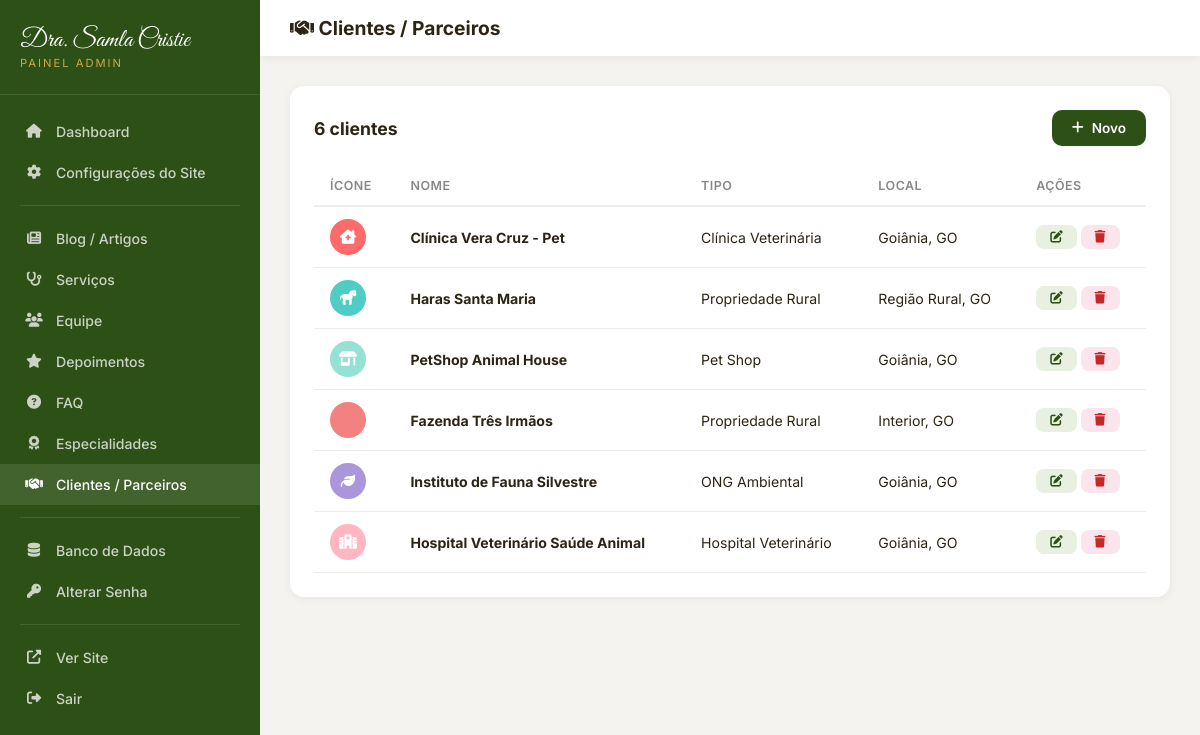
Screenshot of /admin/clients.php (signed in) with the database file from the repository.
### tables this page shows
CREATE TABLE IF NOT EXISTS `clients` (
    `id` INT AUTO_INCREMENT PRIMARY KEY,
    `name` VARCHAR(200) NOT NULL,
    `type` VARCHAR(100),
    `description` TEXT,
    `logo_icon` VARCHAR(50) DEFAULT 'fas fa-hospital',
    `logo_color` VARCHAR(20) DEFAULT '#2d5016',
    `location` VARCHAR(200),
    `sort_order` INT DEFAULT 0,
    `active` TINYINT(1) DEFAULT 1,
    `created_at` TIMESTAMP DEFAULT CURRENT_TIMESTAMP
);

### config.php (called while the page is built, shortened)
<?php
function e($str) {
    return htmlspecialchars($str ?? '', ENT_QUOTES, 'UTF-8');
}

### admin/clients.php (the view, shortened to what this page needs)
<?php
$db = getDB(); $msg = ''; $editItem = null;
$items=$db->query("SELECT * FROM clients ORDER BY sort_order")->fetchAll();
?>
<!DOCTYPE html><html lang="pt-BR"><head><meta charset="UTF-8"><meta name="viewport" content="width=device-width,initial-scale=1.0"><title>Clientes - Admin</title>
<link rel="stylesheet" href="https://cdnjs.cloudflare.com/ajax/libs/font-awesome/6.5.1/css/all.min.css"><link rel="stylesheet" href="admin.css"></head><body>
<div class="admin-wrapper"><?php include 'sidebar.php'; ?>
<div class="main-content"><div class="topbar"><div style="display:flex;align-items:center;gap:12px;"><h2><i class="fas fa-handshake"></i> Clientes / Parceiros</h2></div></div>
<div class="content">
<?php if($editItem!==null):?>
<div class="admin-card"><form method="POST"><input type="hidden" name="id" value="<?=e($editItem['id'])?>">
<div class="form-grid">
<div class="form-group"><label>Nome</label><input type="text" name="name" value="<?=e($editItem['name'])?>" required></div>
<div class="form-group"><label>Tipo (ex: Clínica, Pet Shop)</label><input type="text" name="type" value="<?=e($editItem['type'])?>"></div>
<div class="form-group form-full"><label>Descrição</label><textarea name="description" rows="3"><?=e($editItem['description'])?></textarea></div>
<div class="form-group"><label>Ícone (FontAwesome)</label><input type="text" name="logo_icon" value="<?=e($editItem['logo_icon'])?>"></div>
<div class="form-group"><label>Cor do Ícone</label><input type="color" name="logo_color" value="<?=e($editItem['logo_color'])?>"></div>
<div class="form-group"><label>Localização</label><input type="text" name="location" value="<?=e($editItem['location'])?>"></div>
<div class="form-group"><label>Ordem</label><input type="number" name="sort_order" value="<?=e($editItem['sort_order'])?>"></div>
<div class="form-group"><label style="margin-bottom:10px;">Status</label><label style="display:flex;align-items:center;gap:8px;font-size:0.9rem;text-transform:none;letter-spacing:0;"><input type="checkbox" name="active" <?=$editItem['active']?'checked':''?>> Ativo</label></div>
</div><div class="form-actions"><button type="submit" class="btn-save"><i class="fas fa-save"></i> Salvar</button><a href="clients.php" class="btn-cancel">Cancelar</a></div></form></div>
<?php else:?>
<div class="admin-card"><div class="admin-card-header"><h3><?=count($items)?> clientes</h3><a href="clients.php?new=1" class="btn-add"><i class="fas fa-plus"></i> Novo</a></div>
<table class="admin-table"><thead><tr><th>Ícone</th><th>Nome</th><th>Tipo</th><th>Local</th><th>Ações</th></tr></thead><tbody>
<?php foreach($items as $i):?><tr>
<td><div style="width:36px;height:36px;border-radius:50%;background:<?=e($i['logo_color'])?>;color:#fff;display:flex;align-items:center;justify-content:center;font-size:0.9rem;"><i class="<?=e($i['logo_icon'])?>"></i></div></td>
<td><strong><?=e($i['name'])?></strong></td><td><?=e($i['type'])?></td><td><?=e($i['location'])?></td>
<td><a href="clients.php?edit=<?=$i['id']?>" class="btn-sm btn-edit"><i class="fas fa-edit"></i></a> <a href="clients.php?delete=<?=$i['id']?>" class="btn-sm btn-delete" onclick="return confirm('Excluir?')"><i class="fas fa-trash"></i></a></td></tr>
<?php endforeach;?></tbody></table></div>
<?php endif;?></div></div></div></body></html>

### admin/admin.css (style rules this page uses)
* { margin:0; padding:0; box-sizing:border-box; }
body { font-family:'Inter',sans-serif; background:#f5f3ef; color:#2c2416; }
a { text-decoration:none; color:inherit; }
.admin-wrapper { display:flex; min-height:100vh; }
.main-content { flex:1; margin-left:260px; }
.topbar { background:#fff; padding:16px 30px; display:flex; justify-content:space-between; align-items:center; box-shadow:0 2px 8px rgba(0,0,0,0.06); position:sticky; top:0; z-index:50; }
.topbar h2 { font-size:1.2rem; font-weight:700; }
.content { padding:30px; }
.admin-card { background:#fff; border-radius:14px; padding:24px; box-shadow:0 2px 10px rgba(0,0,0,0.06); margin-bottom:24px; }
.admin-card-header { display:flex; justify-content:space-between; align-items:center; margin-bottom:20px; flex-wrap:wrap; gap:12px; }
.admin-card-header h3 { font-size:1.1rem; font-weight:700; }
.admin-table { width:100%; border-collapse:collapse; }
.admin-table th { text-align:left; padding:12px 16px; font-size:0.78rem; text-transform:uppercase; letter-spacing:0.5px; color:#888; border-bottom:2px solid #f0ede8; font-weight:600; }
.admin-table td { padding:12px 16px; border-bottom:1px solid #f0ede8; font-size:0.88rem; vertical-align:middle; }
.btn-sm { padding:6px 14px; border-radius:8px; font-size:0.78rem; font-weight:600; border:none; cursor:pointer; transition:all 0.2s; display:inline-flex; align-items:center; gap:5px; }
.btn-add { background:#2d5016; color:#fff; padding:10px 20px; border-radius:10px; font-size:0.85rem; font-weight:600; border:none; cursor:pointer; display:inline-flex; align-items:center; gap:8px; transition:all 0.2s; }
.btn-edit { background:#e8f0e2; color:#2d5016; }
.btn-delete { background:#fce4ec; color:#c62828; }

### rows the page displays
clients: name "Clínica Vera Cruz - Pet", type "Clínica Veterinária", location "Goiânia, GO"
clients: name "Haras Santa Maria", type "Propriedade Rural", location "Região Rural, GO"
clients: name "PetShop Animal House", type "Pet Shop", location "Goiânia, GO"
clients: name "Fazenda Três Irmãos", type "Propriedade Rural", location "Interior, GO"
clients: name "Instituto de Fauna Silvestre", type "ONG Ambiental", location "Goiânia, GO"
clients: name "Hospital Veterinário Saúde Animal", type "Hospital Veterinário", location "Goiânia, GO"

### other values shown
count($items) "6"
